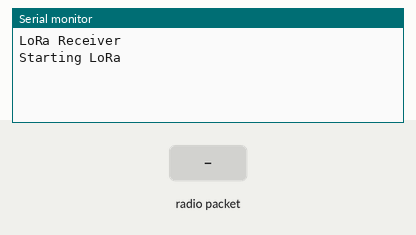
Recording of a sketch running on a simulated Arduino Uno, built with avr-gcc and run on an emulated ATmega328P. Shown: the last lines printed to the serial monitor. The test bench sets the inputs (shaded band). No radio packets arrive unless stated.

Above: at 1.2 s.
1.3 s: radio packet "1" arrives
At 1.8 s:
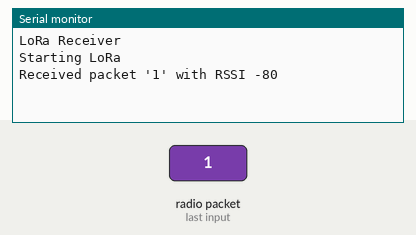
2.8 s: radio packet "0" arrives
At 4.0 s:
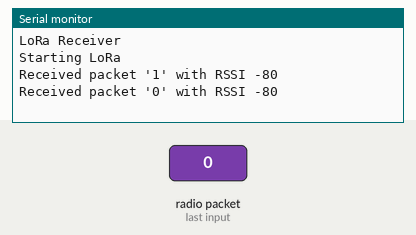
4.3 s: radio packet "2" arrives
At 5.3 s:
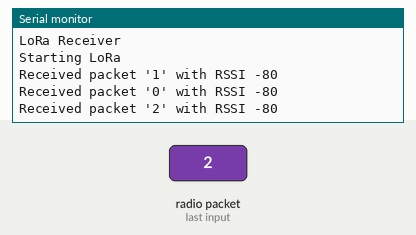

Measured:
- after the input at 1.3 s, the serial monitor: prints a new line at once (image 1)
- after the input at 2.8 s, the serial monitor: prints a new line at once (image 2)
- after the input at 4.3 s, the serial monitor: prints a new line at once (image 3)

The sketch:

lora_receiver.ino
```cpp
//you can get lora library on the web https://github.com/sandeepmistry/arduino-LoRa.
//written for inAIR9 module.you can also use the code for different lora module like RFM95.
//The code is for sender side
#include <SPI.h>
#include <LoRa.h>

void setup() {
  Serial.begin(9600);
  while (!Serial);

  Serial.println("LoRa Receiver");

  if (LoRa.begin(915E6)) {
    //Serial.println("Starting LoRa failed!");
    Serial.println("Starting LoRa");
    //while (1);
  }
}

void loop() {
  // try to parse packet
  int packetSize = LoRa.parsePacket();
  if (packetSize) {
    // received a packet
    Serial.print("Received packet '");

    // read packet
    while (LoRa.available()) {
      Serial.print((char)LoRa.read());

    }

    // print RSSI of packet
    Serial.print("' with RSSI ");
    Serial.println(LoRa.packetRssi());
  }
}
```
